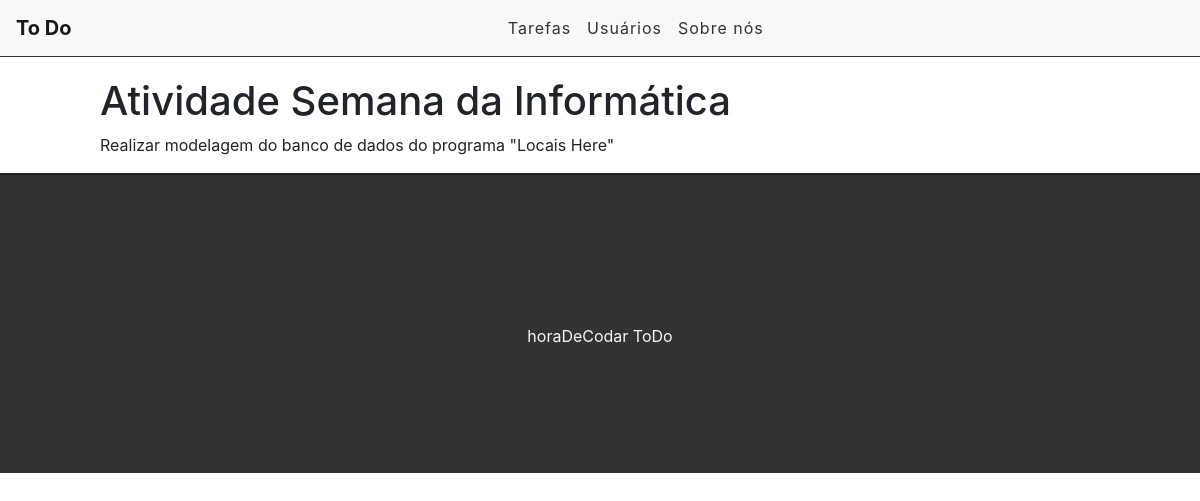
/task/3, run on the app's committed database.
### tasks/models.py (models this page shows, shortened)
class Task(models.Model):
	STATUS = (('doing','Doing'),('done','Done'),)
	title = models.CharField(max_length=255)
	description = models.TextField()
	done = models.CharField(max_length=5,choices=STATUS)
	created_at = models.DateTimeField(auto_now_add=True)
	updated_at = models.DateTimeField(auto_now=True)

### tasks/views.py (the view)
# urls.py: path('task/<int:id>',views.taskView,name='task-view'),
def taskView(request,id):
	task = get_object_or_404(Task,pk=id)
	return render(request,'tasks/task.html',{'task':task})

### tasks/templates/tasks/task.html (shortened to what this page needs)
{% extends 'base.html' %}
{% block content %}
<div class="offset-1 col-10 list-div">
	<h1>{{task.title}}</h1>
	<p>{{task.description}}</p>
</div>
{% endblock %}

### tasks/static/css/styles.css (style rules this page uses)
.list-div { padding: 0; }

### data on the page
Task: title "Atividade Semana da Informática", description "Realizar modelagem do banco de dados do programa \"Locais Here\""
